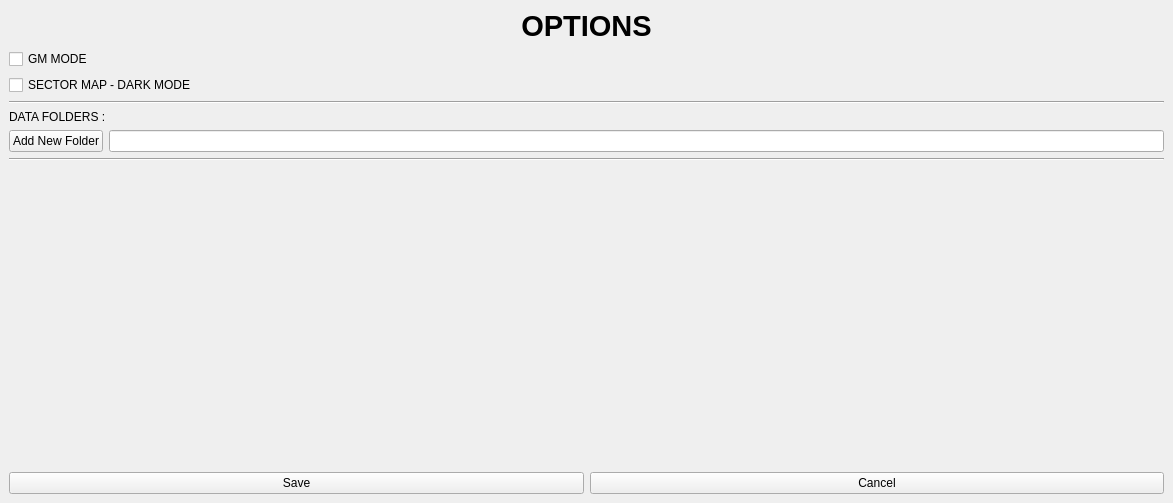
<?xml version="1.0" encoding="UTF-8"?>
<ui version="4.0">
 <class>Window_Options</class>
 <widget class="QMainWindow" name="Window_Options">
  <property name="geometry">
   <rect>
    <x>0</x>
    <y>0</y>
    <width>1173</width>
    <height>503</height>
   </rect>
  </property>
  <property name="sizePolicy">
   <sizepolicy hsizetype="Expanding" vsizetype="Preferred">
    <horstretch>0</horstretch>
    <verstretch>0</verstretch>
   </sizepolicy>
  </property>
  <property name="windowTitle">
   <string>MainWindow</string>
  </property>
  <widget class="QWidget" name="centralwidget">
   <layout class="QVBoxLayout" name="verticalLayout">
    <item>
     <widget class="QLabel" name="titleLabel">
      <property name="font">
       <font>
        <pointsize>22</pointsize>
        <bold>true</bold>
       </font>
      </property>
      <property name="text">
       <string>OPTIONS</string>
      </property>
      <property name="alignment">
       <set>Qt::AlignmentFlag::AlignCenter</set>
      </property>
     </widget>
    </item>
    <item>
     <widget class="QCheckBox" name="gmModeSelector">
      <property name="text">
       <string>GM MODE</string>
      </property>
     </widget>
    </item>
    <item>
     <widget class="QCheckBox" name="darkModeSelector">
      <property name="text">
       <string>SECTOR MAP - DARK MODE</string>
      </property>
     </widget>
    </item>
    <item>
     <widget class="Line" name="line_2">
      <property name="orientation">
       <enum>Qt::Orientation::Horizontal</enum>
      </property>
     </widget>
    </item>
    <item>
     <widget class="QLabel" name="label">
      <property name="text">
       <string>DATA FOLDERS : </string>
      </property>
     </widget>
    </item>
    <item>
     <layout class="QVBoxLayout" name="dataLocationBox"/>
    </item>
    <item>
     <layout class="QHBoxLayout" name="horizontalLayout_2">
      <item>
       <widget class="QPushButton" name="newFolderButton">
        <property name="text">
         <string>Add New Folder</string>
        </property>
       </widget>
      </item>
      <item>
       <widget class="QLineEdit" name="newFolderText"/>
      </item>
     </layout>
    </item>
    <item>
     <widget class="Line" name="line">
      <property name="orientation">
       <enum>Qt::Orientation::Horizontal</enum>
      </property>
     </widget>
    </item>
    <item>
     <spacer name="verticalSpacer">
      <property name="orientation">
       <enum>Qt::Orientation::Vertical</enum>
      </property>
      <property name="sizeHint" stdset="0">
       <size>
        <width>20</width>
        <height>40</height>
       </size>
      </property>
     </spacer>
    </item>
    <item>
     <layout class="QHBoxLayout" name="horizontalLayout">
      <item>
       <widget class="QPushButton" name="saveButton">
        <property name="sizePolicy">
         <sizepolicy hsizetype="Minimum" vsizetype="Fixed">
          <horstretch>0</horstretch>
          <verstretch>0</verstretch>
         </sizepolicy>
        </property>
        <property name="text">
         <string>Save</string>
        </property>
       </widget>
      </item>
      <item>
       <widget class="QPushButton" name="cancelButton">
        <property name="sizePolicy">
         <sizepolicy hsizetype="Minimum" vsizetype="Fixed">
          <horstretch>0</horstretch>
          <verstretch>0</verstretch>
         </sizepolicy>
        </property>
        <property name="text">
         <string>Cancel</string>
        </property>
       </widget>
      </item>
     </layout>
    </item>
   </layout>
  </widget>
 </widget>
 <resources/>
 <connections/>
</ui>
